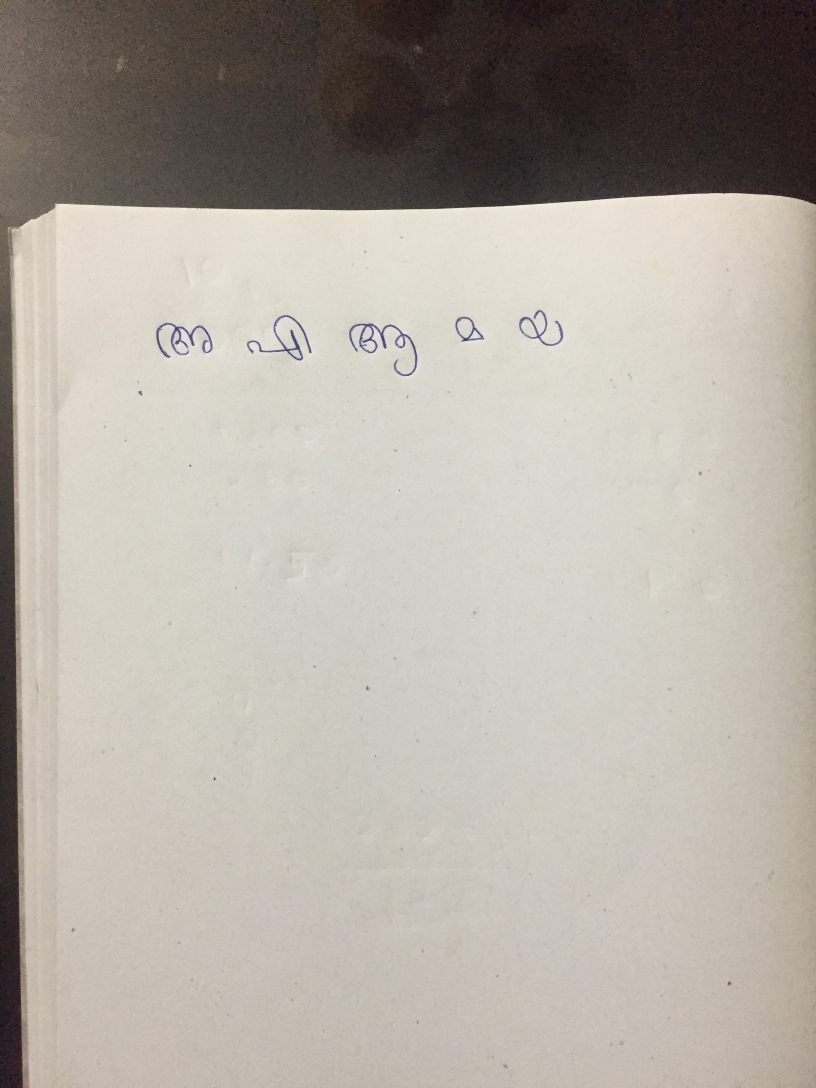
#> input picture sample/test.jpg, 2448 x 3264 px, found by its file name (shown at 1/3 size)
$ python -i image_tool.py   (imports and definitions only)
#> lines starting #> are read from the running program, lines starting #| are printed output that depends on the picture; after the words box and inside, x2 and y2 are one past the last pixel; in counts of white or black regions, pixels touching at a corner belong together
import cv2
import numpy as np
from cv2 import imwrite,imshow,waitKey,boundingRect, countNonZero, cvtColor, drawContours, findContours, getStructuringElement, imread, morphologyEx, pyrDown, rectangle, threshold

import shortuuid
from pathlib import Path

from utils.constants import UPLOADS, OUTPUT

def segment_image(filename):

#> called with filename = '../sample/test.jpg'
    large = imread(UPLOADS + filename)
#> large is the input picture: shape (3264, 2448, 3); mean B, G, R 162.9, 171.6, 178.1
    # downsample and use it for processing
    rgb = pyrDown(large)
    # apply grayscale
    small = cvtColor(rgb, cv2.COLOR_BGR2GRAY)
    # morphological gradient
    morph_kernel = getStructuringElement(cv2.MORPH_ELLIPSE, (3, 3))
    grad = morphologyEx(small, cv2.MORPH_GRADIENT, morph_kernel)
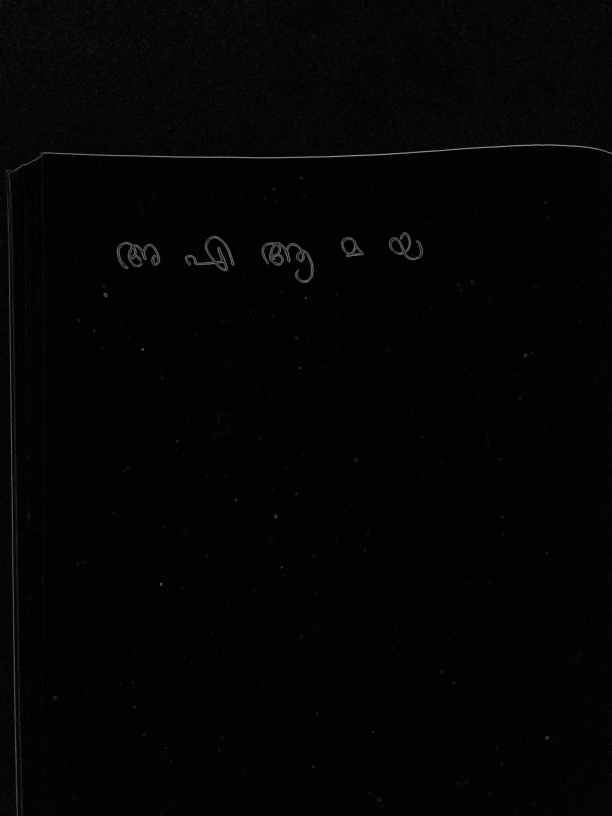
#> grad: shape (1632, 1224) (shown at 1/2 size); min 0, max 177, mean 3.8
    # binarize
    _, bw = threshold(src=grad, thresh=0, maxval=255, type=cv2.THRESH_BINARY+cv2.THRESH_OTSU)
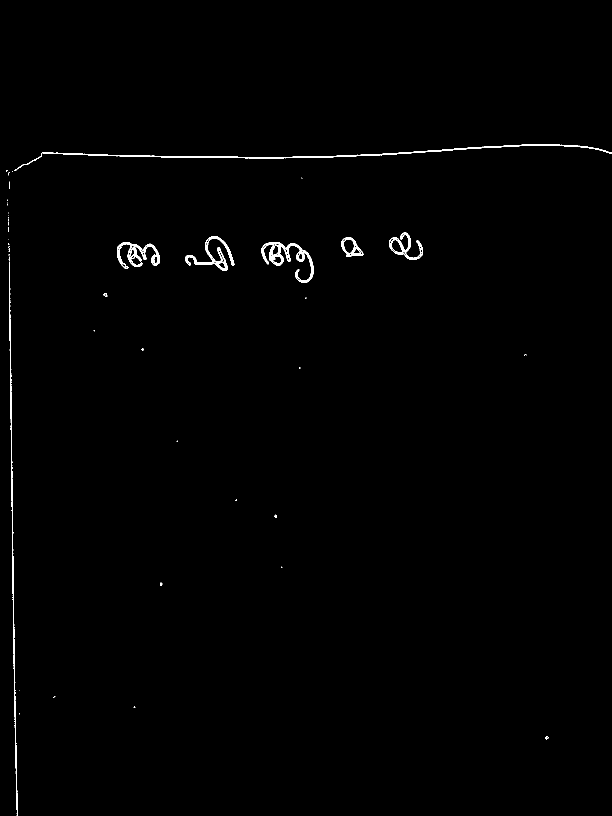
#> bw: shape (1632, 1224) (shown at 1/2 size); 0.59% white in thin lines or dots, all inside (x1, y1, x2, y2) = (12, 288, 1224, 1632)
    morph_kernel = getStructuringElement(cv2.MORPH_RECT, (9, 1))
    # connect horizontally oriented regions
    connected = morphologyEx(bw, cv2.MORPH_CLOSE, morph_kernel)
#> connected: shape (1632, 1224); 0.71% white; 43 white regions (31 under 20 px)
    mask = np.zeros(bw.shape, np.uint8)
    # find contours
    contours, hierarchy = findContours(connected, cv2.RETR_EXTERNAL, cv2.CHAIN_APPROX_SIMPLE)
#> contours = 43 contours, 33 with area under 20; largest, box (x1, y1, x2, y2) and area: (523, 484, 627, 566) 2948, (84, 288, 1224, 317) 1986, (234, 484, 320, 538) 1838, (778, 464, 846, 520) 1652, (370, 472, 469, 542) 1591

    listRect = []
    # filter contours
    for idx in range(0, len(hierarchy[0])):
        rect = x, y, rect_width, rect_height = boundingRect(contours[idx])
        # fill the contour
        mask = drawContours(mask, contours, idx, (255, 255, 2555), cv2.FILLED)
        # ratio of non-zero pixels in the filled region
        r = float(countNonZero(mask)) / (rect_width * rect_height)
        # print(r)
        if r > 0.45 and r < 10 and rect_height > 8 and rect_width > 8:
            listRect.append(rect)
#> this loop made 43 passes
#> (x, y, rect_width, rect_height, r) on passes 1 to 12: (1091, 1472, 7, 7, 0.653), (267, 1413, 4, 3, 3.33), (107, 1392, 4, 4, 2.88), (320, 1165, 5, 7, 2.03), (562, 1133, 3, 3, 8.44), (549, 1029, 5, 7, 2.89), (470, 998, 4, 4, 6.81), (353, 881, 3, 3, 12.67), (598, 734, 3, 4, 10.17), (1048, 708, 5, 4, 6.75), (283, 696, 5, 6, 5.1), (187, 660, 3, 3, 17.56)
#> pass 1, in segment_image, `mask = drawContours(mask, contours, idx, (255, 255, 2555), cv2.FILLED)`:
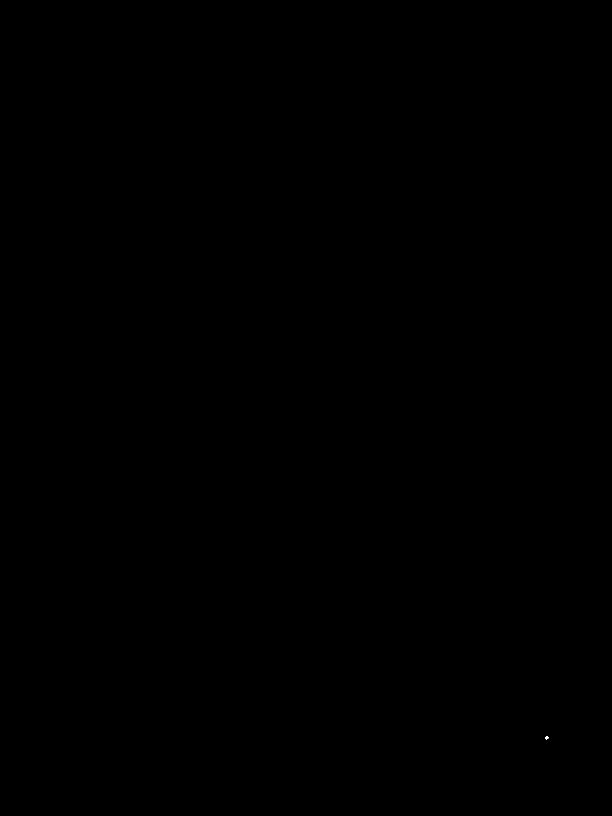
#> mask: shape (1632, 1224) (shown at 1/2 size); 0% white; 1 white region, box (x1, y1, x2, y2) and area: (1091, 1472, 1098, 1479) 32
#> after the loop:
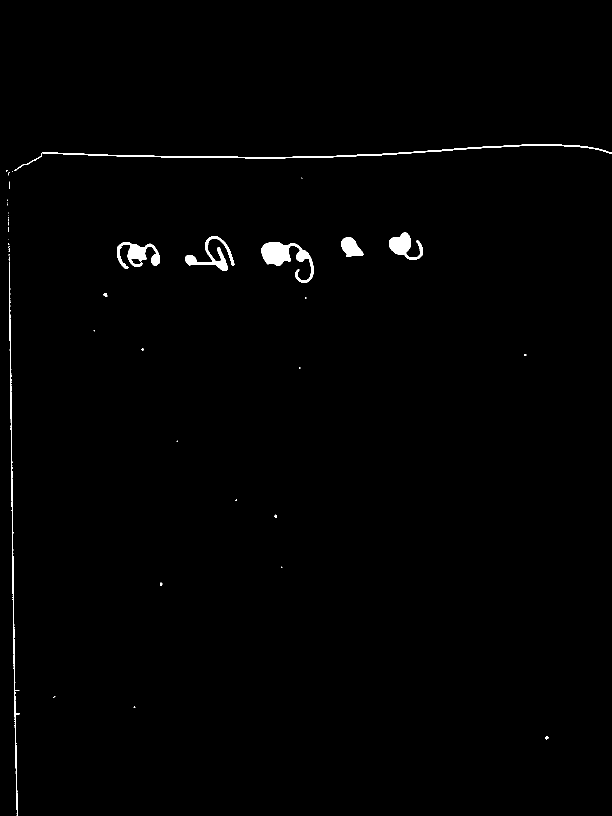
#> mask: shape (1632, 1224) (shown at 1/2 size); 0.8% white; 43 white regions (31 under 20 px), largest, box (x1, y1, x2, y2) and area: (523, 484, 627, 566) 3172, (84, 288, 1224, 317) 3128, (18, 523, 39, 1632) 2324
#> after the loop, listRect = [(523, 484, 104, 82), (234, 484, 86, 54), (682, 474, 46, 40), (370, 472, 99, 70), (778, 464, 68, 56), (28, 307, 56, 35), (84, 288, 1140, 29)]
            # rgb = rectangle(rgb, (x, y+rect_height), (x+rect_width, y), (0,255,0),3)

    # Threshold image
    bwimg = cv2.cvtColor(rgb, cv2.COLOR_BGR2GRAY)
    bwimg = cv2.medianBlur(bwimg,7)
    denoised = cv2.fastNlMeansDenoising(bwimg,None,3.0,21,7)
    # thresholded image
    threshimg = cv2.adaptiveThreshold(denoised,255,cv2.ADAPTIVE_THRESH_GAUSSIAN_C,\
                cv2.THRESH_BINARY_INV,11,2)
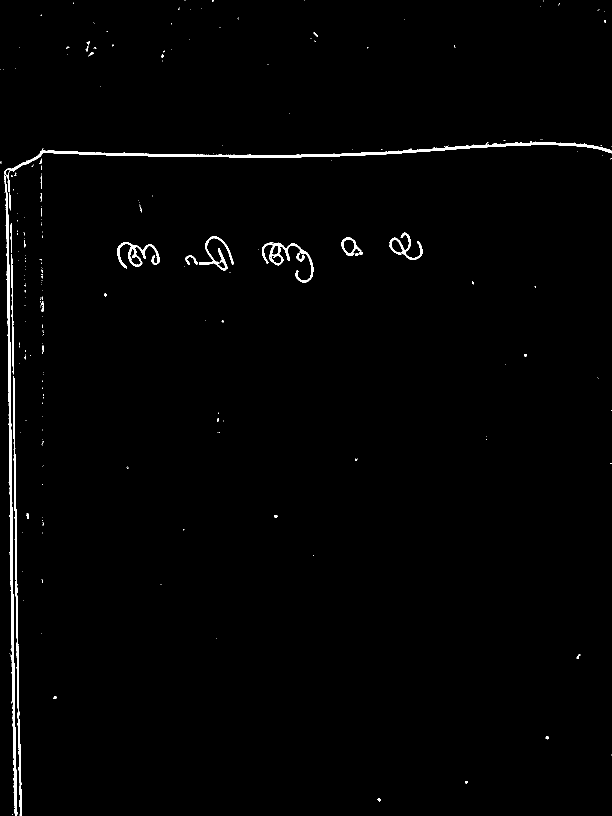
#> threshimg: shape (1632, 1224) (shown at 1/2 size); 1.1% white; 267 white regions (234 under 20 px), largest, box (x1, y1, x2, y2) and area: (8, 283, 1224, 1632) 12057, (26, 752, 44, 1632) 2726, (524, 485, 627, 565) 1444

    # sort rectangles from left to right to work for single line
    # sort according to x value
    listRect = sorted(listRect, key=lambda k: k[0])
#> listRect = [(28, 307, 56, 35), (84, 288, 1140, 29), (234, 484, 86, 54), (370, 472, 99, 70), (523, 484, 104, 82), (682, 474, 46, 40), (778, 464, 68, 56)]

    # Simple man's smart logic to only detect letters
    # - If length > 4 * height not a letter
    # - If inside another rect ignore
    #  rect = [x, y, rect_width, rect_height]
    filteredList = []
    for rect in listRect:
        if not(rect[2] >= 4*rect[3] or rect[3] >= 4*rect[2]):
                filteredList.append(rect)
#> this loop made 7 passes
#> after the loop, filteredList = [(28, 307, 56, 35), (234, 484, 86, 54), (370, 472, 99, 70), (523, 484, 104, 82), (682, 474, 46, 40), (778, 464, 68, 56)]

    # final cropped images list
    cropped = []
    index=0
    for rect in filteredList:
        x, y, w, h = rect
        crop_img = threshimg[y:y+h, x:x+w]
        cropped.append(crop_img)
        saveImage(filename,crop_img,str(index))
        index+=1
#> this loop made 1 pass
#> pass 1, in segment_image, `crop_img = threshimg[y:y+h, x:x+w]`:
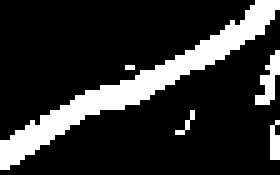
#> crop_img: shape (35, 56) (shown 5 times larger); 18% white; 5 white regions (3 under 20 px), largest, box (x1, y1, x2, y2) and area: (0, 0, 56, 34) 304, (51, 10, 56, 21) 27
#> after the loop, cropped = 1 item; index = 0
        # threshimg = rectangle(threshimg, (x, y+rect_height), (x+rect_width, y), (255,255,255),3)

    # imshow('',threshimg)
    # waitKey(0)

    # Return the list of cropped images
    return cropped

#To save an image
# [6 lines that did not run here, left out]

#> (the run stopped early here; a loop or call above may not have finished)
